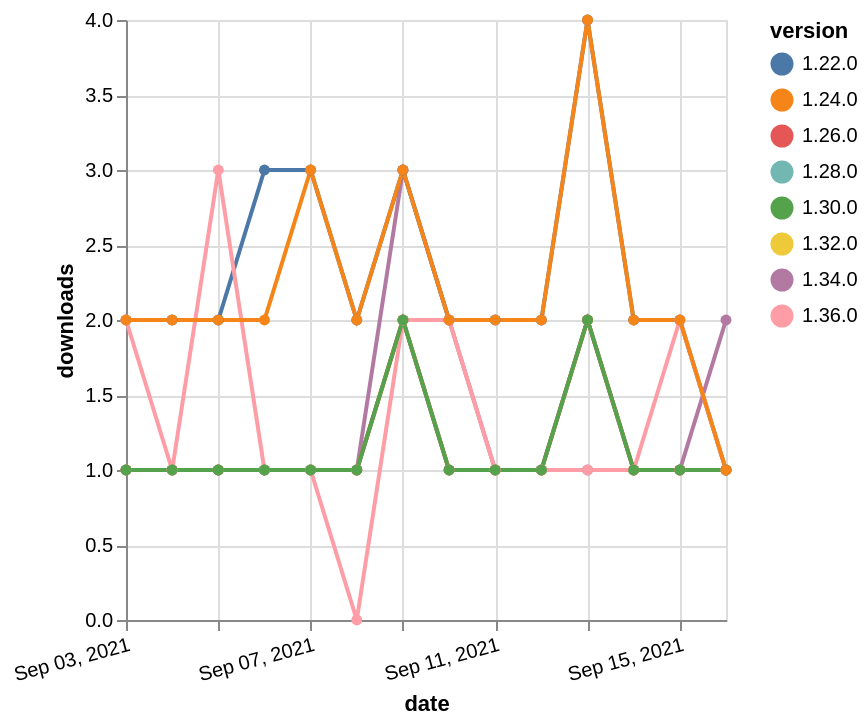

Express this chart as Vega-Lite.
### Vega-Lite specification from a JSON file in a GitHub repository (floating-point values rounded to 4 significant figures)
{"$schema": "https://vega.github.io/schema/vega-lite/v5.json", "description": "A simple bar chart with embedded data.", "data": {"values": [{"date": "2021-09-03", "total": 174, "delta": 1, "version": "1.34.0"}, {"date": "2021-09-04", "total": 175, "delta": 1, "version": "1.34.0"}, {"date": "2021-09-05", "total": 176, "delta": 1, "version": "1.34.0"}, {"date": "2021-09-06", "total": 177, "delta": 1, "version": "1.34.0"}, {"date": "2021-09-07", "total": 178, "delta": 1, "version": "1.34.0"}, {"date": "2021-09-08", "total": 179, "delta": 1, "version": "1.34.0"}, {"date": "2021-09-09", "total": 182, "delta": 3, "version": "1.34.0"}, {"date": "2021-09-10", "total": 184, "delta": 2, "version": "1.34.0"}, {"date": "2021-09-11", "total": 185, "delta": 1, "version": "1.34.0"}, {"date": "2021-09-12", "total": 186, "delta": 1, "version": "1.34.0"}, {"date": "2021-09-13", "total": 187, "delta": 1, "version": "1.34.0"}, {"date": "2021-09-14", "total": 188, "delta": 1, "version": "1.34.0"}, {"date": "2021-09-15", "total": 189, "delta": 1, "version": "1.34.0"}, {"date": "2021-09-16", "total": 191, "delta": 2, "version": "1.34.0"}, {"date": "2021-09-03", "total": 160, "delta": 1, "version": "1.32.0"}, {"date": "2021-09-04", "total": 161, "delta": 1, "version": "1.32.0"}, {"date": "2021-09-05", "total": 162, "delta": 1, "version": "1.32.0"}, {"date": "2021-09-06", "total": 163, "delta": 1, "version": "1.32.0"}, {"date": "2021-09-07", "total": 164, "delta": 1, "version": "1.32.0"}, {"date": "2021-09-08", "total": 165, "delta": 1, "version": "1.32.0"}, {"date": "2021-09-09", "total": 167, "delta": 2, "version": "1.32.0"}, {"date": "2021-09-10", "total": 168, "delta": 1, "version": "1.32.0"}, {"date": "2021-09-11", "total": 169, "delta": 1, "version": "1.32.0"}, {"date": "2021-09-12", "total": 170, "delta": 1, "version": "1.32.0"}, {"date": "2021-09-13", "total": 172, "delta": 2, "version": "1.32.0"}, {"date": "2021-09-14", "total": 173, "delta": 1, "version": "1.32.0"}, {"date": "2021-09-15", "total": 174, "delta": 1, "version": "1.32.0"}, {"date": "2021-09-16", "total": 175, "delta": 1, "version": "1.32.0"}, {"date": "2021-09-03", "total": 2376, "delta": 2, "version": "1.22.0"}, {"date": "2021-09-04", "total": 2378, "delta": 2, "version": "1.22.0"}, {"date": "2021-09-05", "total": 2380, "delta": 2, "version": "1.22.0"}, {"date": "2021-09-06", "total": 2383, "delta": 3, "version": "1.22.0"}, {"date": "2021-09-07", "total": 2386, "delta": 3, "version": "1.22.0"}, {"date": "2021-09-08", "total": 2388, "delta": 2, "version": "1.22.0"}, {"date": "2021-09-09", "total": 2391, "delta": 3, "version": "1.22.0"}, {"date": "2021-09-10", "total": 2393, "delta": 2, "version": "1.22.0"}, {"date": "2021-09-11", "total": 2395, "delta": 2, "version": "1.22.0"}, {"date": "2021-09-12", "total": 2397, "delta": 2, "version": "1.22.0"}, {"date": "2021-09-13", "total": 2401, "delta": 4, "version": "1.22.0"}, {"date": "2021-09-14", "total": 2403, "delta": 2, "version": "1.22.0"}, {"date": "2021-09-15", "total": 2405, "delta": 2, "version": "1.22.0"}, {"date": "2021-09-16", "total": 2406, "delta": 1, "version": "1.22.0"}, {"date": "2021-09-03", "total": 199, "delta": 1, "version": "1.28.0"}, {"date": "2021-09-04", "total": 200, "delta": 1, "version": "1.28.0"}, {"date": "2021-09-05", "total": 201, "delta": 1, "version": "1.28.0"}, {"date": "2021-09-06", "total": 202, "delta": 1, "version": "1.28.0"}, {"date": "2021-09-07", "total": 203, "delta": 1, "version": "1.28.0"}, {"date": "2021-09-08", "total": 204, "delta": 1, "version": "1.28.0"}, {"date": "2021-09-09", "total": 206, "delta": 2, "version": "1.28.0"}, {"date": "2021-09-10", "total": 207, "delta": 1, "version": "1.28.0"}, {"date": "2021-09-11", "total": 208, "delta": 1, "version": "1.28.0"}, {"date": "2021-09-12", "total": 209, "delta": 1, "version": "1.28.0"}, {"date": "2021-09-13", "total": 211, "delta": 2, "version": "1.28.0"}, {"date": "2021-09-14", "total": 212, "delta": 1, "version": "1.28.0"}, {"date": "2021-09-15", "total": 213, "delta": 1, "version": "1.28.0"}, {"date": "2021-09-16", "total": 214, "delta": 1, "version": "1.28.0"}, {"date": "2021-09-03", "total": 250, "delta": 1, "version": "1.26.0"}, {"date": "2021-09-04", "total": 251, "delta": 1, "version": "1.26.0"}, {"date": "2021-09-05", "total": 252, "delta": 1, "version": "1.26.0"}, {"date": "2021-09-06", "total": 253, "delta": 1, "version": "1.26.0"}, {"date": "2021-09-07", "total": 254, "delta": 1, "version": "1.26.0"}, {"date": "2021-09-08", "total": 255, "delta": 1, "version": "1.26.0"}, {"date": "2021-09-09", "total": 257, "delta": 2, "version": "1.26.0"}, {"date": "2021-09-10", "total": 258, "delta": 1, "version": "1.26.0"}, {"date": "2021-09-11", "total": 259, "delta": 1, "version": "1.26.0"}, {"date": "2021-09-12", "total": 260, "delta": 1, "version": "1.26.0"}, {"date": "2021-09-13", "total": 262, "delta": 2, "version": "1.26.0"}, {"date": "2021-09-14", "total": 263, "delta": 1, "version": "1.26.0"}, {"date": "2021-09-15", "total": 264, "delta": 1, "version": "1.26.0"}, {"date": "2021-09-16", "total": 265, "delta": 1, "version": "1.26.0"}, {"date": "2021-09-03", "total": 114, "delta": 2, "version": "1.36.0"}, {"date": "2021-09-04", "total": 115, "delta": 1, "version": "1.36.0"}, {"date": "2021-09-05", "total": 118, "delta": 3, "version": "1.36.0"}, {"date": "2021-09-06", "total": 119, "delta": 1, "version": "1.36.0"}, {"date": "2021-09-07", "total": 120, "delta": 1, "version": "1.36.0"}, {"date": "2021-09-08", "total": 120, "delta": 0, "version": "1.36.0"}, {"date": "2021-09-09", "total": 122, "delta": 2, "version": "1.36.0"}, {"date": "2021-09-10", "total": 124, "delta": 2, "version": "1.36.0"}, {"date": "2021-09-11", "total": 125, "delta": 1, "version": "1.36.0"}, {"date": "2021-09-12", "total": 126, "delta": 1, "version": "1.36.0"}, {"date": "2021-09-13", "total": 127, "delta": 1, "version": "1.36.0"}, {"date": "2021-09-14", "total": 128, "delta": 1, "version": "1.36.0"}, {"date": "2021-09-15", "total": 130, "delta": 2, "version": "1.36.0"}, {"date": "2021-09-16", "total": 131, "delta": 1, "version": "1.36.0"}, {"date": "2021-09-03", "total": 188, "delta": 1, "version": "1.30.0"}, {"date": "2021-09-04", "total": 189, "delta": 1, "version": "1.30.0"}, {"date": "2021-09-05", "total": 190, "delta": 1, "version": "1.30.0"}, {"date": "2021-09-06", "total": 191, "delta": 1, "version": "1.30.0"}, {"date": "2021-09-07", "total": 192, "delta": 1, "version": "1.30.0"}, {"date": "2021-09-08", "total": 193, "delta": 1, "version": "1.30.0"}, {"date": "2021-09-09", "total": 195, "delta": 2, "version": "1.30.0"}, {"date": "2021-09-10", "total": 196, "delta": 1, "version": "1.30.0"}, {"date": "2021-09-11", "total": 197, "delta": 1, "version": "1.30.0"}, {"date": "2021-09-12", "total": 198, "delta": 1, "version": "1.30.0"}, {"date": "2021-09-13", "total": 200, "delta": 2, "version": "1.30.0"}, {"date": "2021-09-14", "total": 201, "delta": 1, "version": "1.30.0"}, {"date": "2021-09-15", "total": 202, "delta": 1, "version": "1.30.0"}, {"date": "2021-09-16", "total": 203, "delta": 1, "version": "1.30.0"}, {"date": "2021-09-03", "total": 2277, "delta": 2, "version": "1.24.0"}, {"date": "2021-09-04", "total": 2279, "delta": 2, "version": "1.24.0"}, {"date": "2021-09-05", "total": 2281, "delta": 2, "version": "1.24.0"}, {"date": "2021-09-06", "total": 2283, "delta": 2, "version": "1.24.0"}, {"date": "2021-09-07", "total": 2286, "delta": 3, "version": "1.24.0"}, {"date": "2021-09-08", "total": 2288, "delta": 2, "version": "1.24.0"}, {"date": "2021-09-09", "total": 2291, "delta": 3, "version": "1.24.0"}, {"date": "2021-09-10", "total": 2293, "delta": 2, "version": "1.24.0"}, {"date": "2021-09-11", "total": 2295, "delta": 2, "version": "1.24.0"}, {"date": "2021-09-12", "total": 2297, "delta": 2, "version": "1.24.0"}, {"date": "2021-09-13", "total": 2301, "delta": 4, "version": "1.24.0"}, {"date": "2021-09-14", "total": 2303, "delta": 2, "version": "1.24.0"}, {"date": "2021-09-15", "total": 2305, "delta": 2, "version": "1.24.0"}, {"date": "2021-09-16", "total": 2306, "delta": 1, "version": "1.24.0"}]}, "width": "container", "mark": {"type": "line", "point": {"filled": true}}, "encoding": {"x": {"field": "date", "type": "temporal", "timeUnit": "yearmonthdate", "title": "date", "axis": {"labelAngle": -15}}, "y": {"field": "delta", "type": "quantitative", "title": "downloads"}, "color": {"field": "version", "type": "nominal"}, "tooltip": {"field": "delta"}}}
